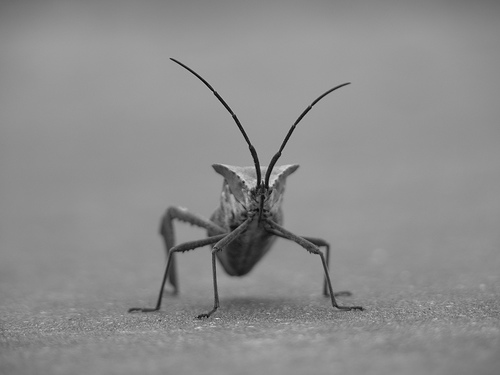
#> input picture stinkbug.png, 500 x 375 px
$ python graphtest.py
#> lines starting #> are read from the running program, lines starting #| are printed output that depends on the picture
from PIL import Image
import matplotlib.pyplot as plt
import numpy as np

# open png file and convert into array (we have four values per pixel)
img = np.array(Image.open("./stinkbug.png"))
#> img is the input picture: shape (375, 500, 4); mean R, G, B, A 140.5, 140.5, 140.5, 255
# print(repr(img))
"""
array([[[104, 104, 104, 255],
        [104, 104, 104, 255],
        [104, 104, 104, 255],
        ...,
        [109, 109, 109, 255],
"""

# manipulate array to modify image; wtf happens here with "array slicing"?
# froom left to right: remove bracket 2x leaves list of tuples (r,g,b,l)
# and we
# https://numpy.org/doc/stable/user/quickstart.html#indexing-slicing-and-iterating
lum_img = img[:,:,0]
# print(repr(lum_img))

# draw array; imshow only() renders but does not display ("show") the image
# imgplot = plt.imshow(img)  # this the orignial map with four bytes per pxel
# we can select a colour scheme for the luminosity image, magically we know how to render
imgplot = plt.imshow(lum_img,cmap="nipy_spectral")

# add title and legend for luminosity colour
plt.title("Stinkbug, V1.1")  # tile of the chart, not the window caption
plt.xlabel("distance to left corner")
plt.ylabel("floor proximity") # y axis runs top-down 0..350
plt.grid(True)
plt.colorbar()

# to display the image: (somehow tutorials forget this)
plt.show()
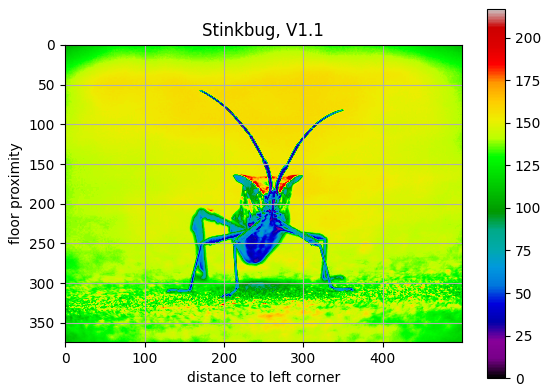
#> figure drawn by matplotlib, 2 panels
